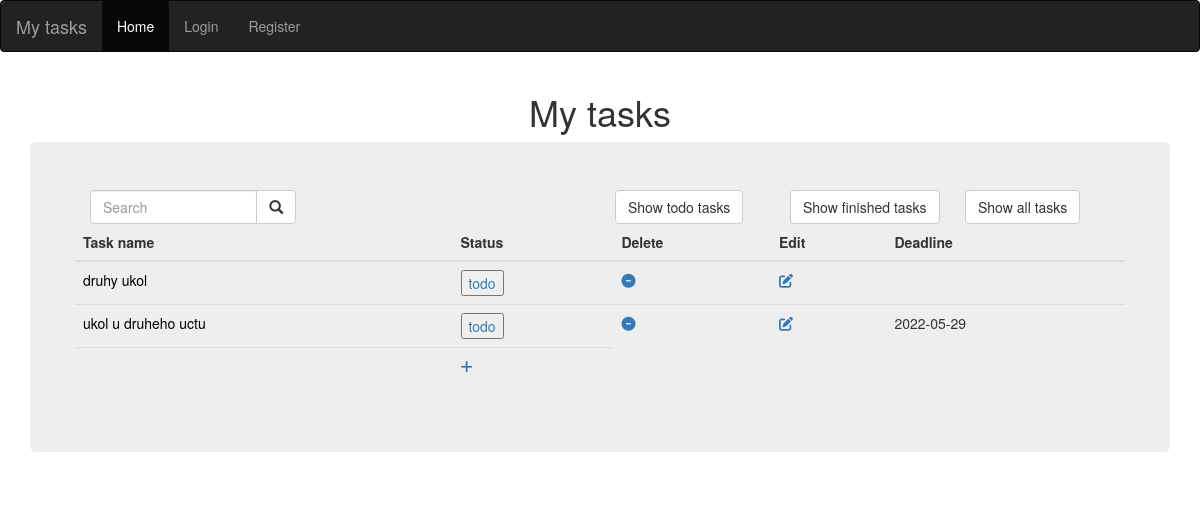
The page /show_todo on the database its author committed.
### main.py (models this page shows, shortened)
class Task(db.Model):
    __tablename__ = "tasks"
    id = db.Column(db.Integer, primary_key=True)
    user_id = db.Column(db.Integer, db.ForeignKey("users.id"))
    title = db.Column(db.String(500), unique=True, nullable=False)
    description = db.Column(db.String(500), nullable=False)
    status = db.Column(db.String(20), nullable=False)
    deadline = db.Column(db.String(30), nullable=False)
    file_path = db.Column(db.String(250), nullable=False)

### main.py (the view)
@app.route('/show_todo', methods=["GET", "POST"])
def show_todo():
    all_tasks = db.session.query(Task).all()
    todo_tasks = [task for task in all_tasks if task.status == "todo"]
    return render_template("index.html", tasks=todo_tasks,
                           current_user=current_user)

### templates/index.html
{% extends "base.html" %}
{% block content %}
<div class="row">
    <div class="col-sm-6">
        <form action="" method="POST">
            <div class="input-group col-xs-5">
                <input type="text" class="form-control" placeholder="Search" name="search">
                <div class="input-group-btn">
                    <button class="btn btn-default" type="submit">
                        <i class="glyphicon glyphicon-search"></i>
                    </button>
                </div>
            </div>
        </form>
    </div>
    <div class="col-sm-2">
        <form action="/show_todo" method="POST">
            <button class="btn btn-default" type="submit">
                Show todo tasks
            </button>
        </form>
    </div>
    <div class="col-sm-2">
        <form action="/show_finished" method="POST">
            <button class="btn btn-default" type="submit">
                Show finished tasks
            </button>
        </form>
    </div>
    <div class="col-sm-2">
        <a href="{{ url_for('home')}}">
            <button class="btn btn-default" type="submit">
                Show all tasks
            </button>
        </a>
    </div>
    <table class="table">
        <thead>
        <tr>
            <th scope="col">Task name</th>
            <th scope="col">Status</th>
            <th scope="col">Delete</th>
            <th scope="col">Edit</th>
            <th scope="col">Deadline</th>
        </tr>
        </thead>
        <tbody>
        {% for task in tasks %}
        <tr>
            <td>
                {% if task.status=="✓": %}
                <a href="{{ url_for('detail', id=task.id) }}" style="color: green">
                    {{task.title}}</a>
                {% else:%}
                <a href="{{ url_for('detail', id=task.id) }}" style="color: black">
                    {{task.title}}</a>
                {% endif %}
            </td>
            <td>
                <a href="{{ url_for('status', id=task.id) }}">
                    <button class="">{{task.status}}</button>
                </a>
            </td>
            <td>
                <a href="{{ url_for('delete', id=task.id) }}"><i class="fa-solid fa-circle-minus "></i></a>
            </td>
            <td>
                <a href="{{ url_for('edit', id=task.id) }}"><i class="fa-solid fa-pen-to-square "></i></a>
            </td>
            <td>
                {{task.deadline}}
            </td>
        </tr>
        {% endfor %}
        <tr>
            <th>
            </th>
            <td>
                <a href="add"><i class="fa-solid fa-plus "></i></a>
            </td>
        </tr>
        </tbody>
    </table>
</div>
{% endblock %}

### rows shown on the page
Task: title "druhy ukol", status "todo"
Task: title "ukol u druheho uctu", status "todo", deadline "2022-05-29"
